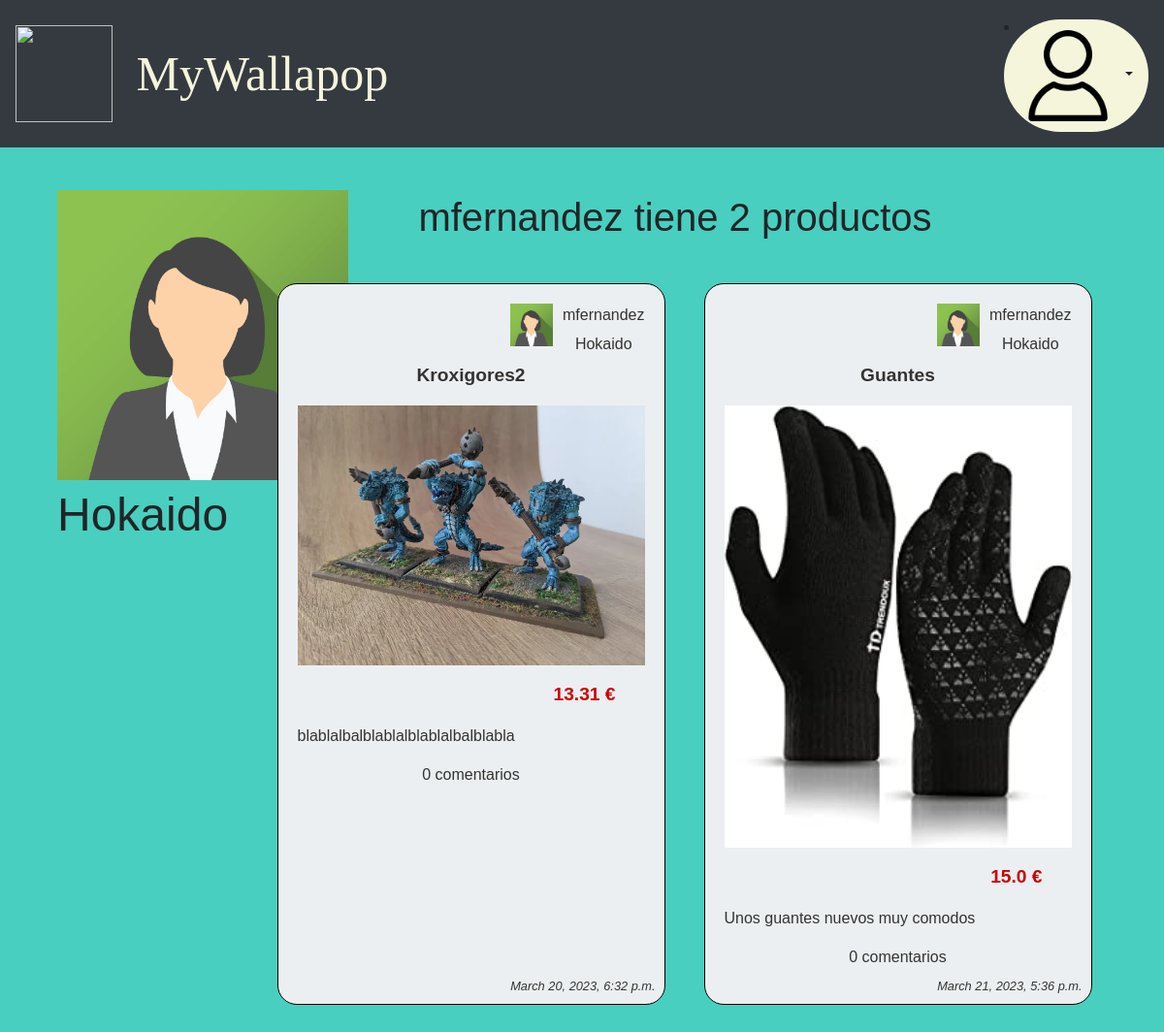
The page /playground/author/2/ on the database its author committed.
### playground/models.py (models this page shows, shortened)
class User(models.Model):
    id = models.AutoField(primary_key=True)
    username = models.CharField(max_length=30)
    password = models.CharField(max_length=30)
    description = models.CharField(max_length=30)
    city = models.CharField(max_length=30)
    avatar = models.CharField(max_length=100)

class Product(models.Model):
    id = models.AutoField(primary_key=True)
    name = models.CharField(max_length=30, unique=True)
    price = models.FloatField()
    description = models.CharField(max_length=300)
    image = models.CharField(max_length=100)
    date_created = models.DateTimeField(auto_now_add=True)
    author = models.ForeignKey(User, null=True, on_delete=models.SET_NULL)
    def getComments(self):
        return Comment.objects.filter(product=self.id).all()

### playground/views.py (the view)
# urls.py: path('author/<int:author_id>/', views.author, name='author'),
def author(request, author_id):
    author = User.objects.get(id = author_id)
    usersession = request.session.get('usersession','')
    products = Product.objects.filter(author=author).all()
    plen = len(products)
    for p in products:
        num_comments = len(p.getComments())
        comments = p.getComments()
        p = p.__dict__
        p['comments_len'] = num_comments
        p['comments'] = comments
    return render(request, 'author.html',
            {
            'author': author, 'plen': plen ,
            'products': products,
            'usersession': usersession
            }
    )

### playground/templates/author.html (shortened to what this page needs)
<!DOCTYPE html>
<html>
    {% load static %}
    <head>
        <link rel="stylesheet" type="text/css" href="{% static '/css/bootstrap.css' %}" >
        <link rel="stylesheet" type="text/css" href="{% static '/css/main.css' %}" >
        <link rel="stylesheet" type="text/css" href="{% static '/css/author.css' %}" >
        <link rel="stylesheet" type="text/css" href="{% static '/css/product.css' %}" >
        <link rel="stylesheet" type="text/css" href="{% static '/css/comment.css' %}" >
        <link rel="stylesheet" type="text/css" href="{% static '/css/login.css' %}" >
    </head>
    <body>
        {% include 'navbar.html' %}
        <div class="row m-4 product-single-block">
            <div class='col-2 product-card-nohover'>
                <div class="userinfo-card">
                    <img src="{% static '/img/'|add:author.avatar %}" />
                    <p>{{author.city}}</p>
                </div>
            </div>
            <div class="col-10">
                <h1 class="row m-4 justify-content-center">{{author.username}} tiene {{plen}} productos</h1>
                    <div class="mt-4 ml-1 row justify-content-center">
                        <div class="products-grid">
                            {% for i in products %}
                                {% include 'product-card.html' with product=i %}
                            {% endfor %}
                            </div>
                    </div>
            </div>
        </div>
    </body>
</html>

### playground/templates/product-card.html
{% load static %}
<div class='product-card'>
  <div class="author-mini-hover">
    {% include 'author_mini.html' with author=product.author %}
  </div>
  <div class='product-card-'>
    <a href="{% url 'single_product' product.id %}">
      <p class="product-name">{{ product.name }}</p>
      <img src= "{% static '/img/'|add:product.image %}" />
      <p class="product-price">{{ product.price }} €</p>
      <p class="product-description">{{ product.description }}</p>
      <p class="product-date">{{ product.date_created }}</p>
      <p class="product-comments-len"> {{product.comments_len}} comentarios</p>
    </a>
  </div>
</div>

### playground/templates/author_mini.html
{% load static %}
<a href="{% url 'author' author.id %}">
    <div class='author-mini'>
            <img src="{% static '/img/'|add:author.avatar %}" />
            <div>
                <p class="username">{{ author.username }}</p>
                <p class="city">{{ author.city }}</p>
            </div>
    </div>
</a>

### playground/static/css/main.css (style rules this page uses)
body { background-color: #13c1adc4; }
a:link { text-decoration: inherit; color: inherit; cursor: auto; }

### playground/static/css/author.css (style rules this page uses)
.author-mini { display: flex; height: 60px; width: 100%; margin: 0px; }
.author-mini img { margin-left: 210px; height: 60px; width: 60px; padding: 0px; max-width: 60px; overflow: auto; }
.author-mini p { height: 50%; margin: 0px; }
.userinfo-card { padding: 20px; }
.userinfo-card img { width: 300px; overflow: auto; }
.userinfo-card p { font-size: 3em; }

### playground/static/css/product.css (style rules this page uses)
div.product-card { background-color:#ECEFF1; min-height: 600px; width: 500px; overflow: hidden; border: 1px solid black; padding: 20px; margin: 20px; border-radius: 20px; }
.product-card img { object-fit: contain; width: 100%; }
div.products-grid { margin-left: 100px; margin-right: 100px; display: grid; grid-template-columns: 1fr 1fr 1fr; }
.product-card { font-family: Arial, sans-serif; color: #333; position: relative; }
.product-card { max-width: 400px; margin: 0 auto; text-align: center; padding: 1em; border: 1px solid #ccc; border-radius: 5px; }
.product-card img { max-width: 100%; height: auto; margin-bottom: 1em; }
.product-name { font-size: 1.2em; font-weight: bold; }
.product-price { font-size: 1.2em; margin-right: 30px; text-align: right; font-weight: bold; color: #c00; }
.product-description { margin-bottom: 1em; text-align: left; }
.product-date { font-style: italic; font-size: 0.8em; position: absolute; bottom: 0; right: 0; margin: 0.5em; padding: 0.2em; }

### playground/static/css/login.css (style rules this page uses)
body { font-family: Arial, Helvetica, sans-serif; }
* { box-sizing: border-box; }
a { color: dodgerblue; }

### rows shown on the page
User: avatar (picture), city "Hokaido", username "mfernandez"
Product: avatar (picture), name "Kroxigores2", image (picture), price "13.31", description "blablalbalblablalblablalbalblabla", date_created "March 20, 2023, 6:32 p.m.", comments_len "0"
Product: avatar (picture), name "Guantes", image (picture), price "15.0", description "Unos guantes nuevos muy comodos", date_created "March 21, 2023, 5:36 p.m.", comments_len "0"

### other values the page prints
{{ plen }} "2"
